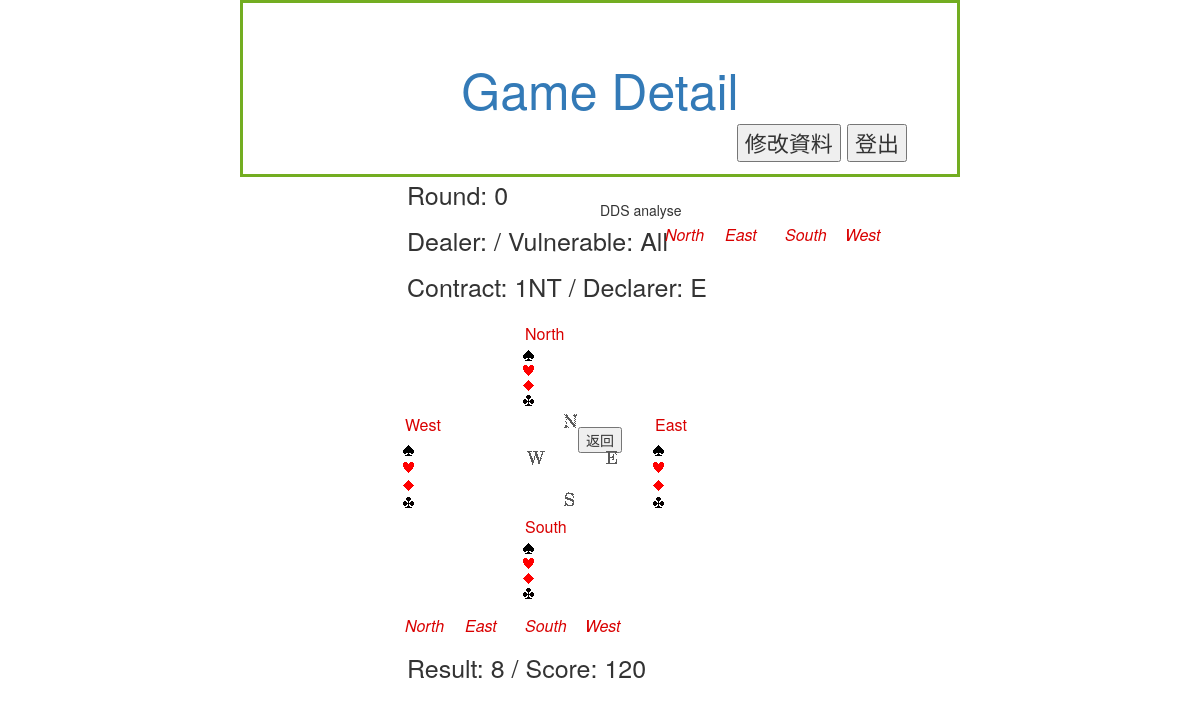
Page /DDS/90 on the committed database.
### Member/models.py (models this page shows, shortened)
class rounds(models.Model):
    T_id = models.ForeignKey('table', on_delete=models.CASCADE,null=True)
    bid = models.CharField(max_length = 100,null=True)    # 開喊位置+喊牌紀錄 Eg.(3,1NT,PS,3C,3S,4NT)
    leader = models.CharField(max_length = 1)      # 首引位置 N/E/S/W
    contract = models.CharField(max_length = 2)      #該局的王牌花色
    '''
    N   QJ85.AJ64.T85.J4
    E   AK42.75.Q63.9863
    S   T976.8.A942.KT52
    W   3.KQT932.KJ7.AQ7
    '''
    N = models.CharField(max_length = 38)
    E = models.CharField(max_length = 38)
    W = models.CharField(max_length = 38)
    S = models.CharField(max_length = 38)
    N_play = models.CharField(max_length = 38, null=True)
    E_play = models.CharField(max_length = 38, null=True)
    W_play = models.CharField(max_length = 38, null=True)
    S_play = models.CharField(max_length = 38, null=True)
    vulnerable = models.CharField(max_length = 4,null=True)    #None:0, NS:1, EW:2, All:3
    result = models.DecimalField(max_digits =2,decimal_places=0)
    declarer = models.CharField(max_length =1,null=True)  # N/S/E/W
    Rnum = models.DecimalField(max_digits=2,decimal_places=0,null=True)    #1~16
    score = models.CharField(max_length=100,null=True)   #declarer的得分
    Event = models.CharField(max_length=100,null=True)
    Site = models.CharField(max_length=100,null=True)
    Date = models.CharField(max_length=100,null=True)
    dds_result = models.CharField(max_length=60, null=True)  # 分析過的存進資料庫
    '''
    dds_result format: string{10 11 12 13 20 ... 53}
    # Use space to seperate each 2 digits numner
        N   E   S   W
    NT 10  11  12  13
    S  20  21  22  23
    H  30  31  32  33
    D  40  41  42  43
    C  50  51  52  53
    '''

### DDS/views.py (the view, shortened to what this page needs)
# urls.py: path('<int:R_id>', views.dds,name='dds')
def dds(request, R_id):
    try :
        round = rounds.objects.get(pk=R_id)
    except :
        print(str(R_id) + 'has no rounds')
    return render(request, "DDS/dds.html", locals())

### DDS/templates/DDS/dds.html (shortened to what this page needs)
{%extends 'Member/base.html'%}
{% load mod_tag %}
{% load divide_tag %}
{% load staticfiles %}
{%block title%}
    Game Detail
{%endblock%}
{%block user%}
        <input type="button" value="修改資料" onclick="location='/Member/modify/'">
        <input type="button" value="登出" onclick="location='/Member/logout/'">
{%endblock%}
{%block content%}
<div style="position:absolute;left:400px;font-size:25px;text-align:justify;">
    &nbsp;Round: {{round.Rnum}}<p></p>
    &nbsp;Dealer: {{dealer}} / Vulnerable: {{round.vulnerable}} <p></p>
    &nbsp;Contract: {{round.contract}} / Declarer: {{round.declarer}} <p></p>
    <table class="doc" cellspacing="1" cellpadding="3">
    <tr>
        <td width="120"></td>
        <td width="130"></td></tr>
    <tr><td></td>
        {% if round.vulnerable == 'All' or round.vulnerable == 'NS' %}<td class="vul">North</td>{%else%}<td class="novul">North</td>{%endif%}
        <td></td></tr>
    <tr><td></td>
        <td><img src="{% static  "DDS/img/0s.gif" %}" alt="s" width="13" height="11"/>{%for card in N.Spade%}&nbsp;{{card}}{%endfor%}</td>
        <td></td></tr>
    <tr><td></td>
        <td><img src="{% static  "DDS/img/0h.gif" %}" alt="h" width="13" height="11"/>{%for card in N.Hart%}&nbsp;{{card}}{%endfor%}</td>
        <td></td></tr>
    <tr><td></td>
        <td><img src="{% static  "DDS/img/0d.gif" %}" alt="d" width="13" height="11"/>{%for card in N.Diamond%}&nbsp;{{card}}{%endfor%}</td>
        <td></td></tr>
    <tr><td ></td>
        <td><img src="{% static  "DDS/img/0c.gif" %}" alt="c" width="13" height="11"/>{%for card in N.Club%}&nbsp;{{card}}{%endfor%}</td>
        <td></td></tr>
    <tr>{% if round.vulnerable == 'All' or round.vulnerable == 'EW' %}<td class="vul">West</td>{%else%}<td class="novul">West</td>{%endif%}
        <td rowspan="5" align="left"><img src="{% static  "DDS/img/t00x100e.gif" %}" class="blok" width="100" height="100" alt="I" /></td>
        {% if round.vulnerable == 'All' or round.vulnerable == 'EW' %}<td class="vul">East</td>{%else%}<td class="novul">East</td>{%endif%}</tr>
    <tr><td><img src="{% static  "DDS/img/0s.gif" %}" alt="s" width="13" height="11"/>{%for card in W.Spade%}&nbsp;{{card}}{%endfor%}</td>
        <td><img src="{% static  "DDS/img/0s.gif" %}" alt="s" width="13" height="11"/>{%for card in E.Spade%}&nbsp;{{card}}{%endfor%}</td></tr>
    <tr><td><img src="{% static  "DDS/img/0h.gif" %}" alt="h" width="13" height="11"/>{%for card in W.Hart%}&nbsp;{{card}}{%endfor%}</td>
        <td><img src="{% static  "DDS/img/0h.gif" %}" alt="h" width="13" height="11"/>{%for card in E.Hart%}&nbsp;{{card}}{%endfor%}</td></tr>
    <tr><td><img src="{% static  "DDS/img/0d.gif" %}" alt="d" width="13" height="11"/>{%for card in W.Diamond%}&nbsp;{{card}}{%endfor%}</td>
        <td><img src="{% static  "DDS/img/0d.gif" %}" alt="d" width="13" height="11"/>{%for card in E.Diamond%}&nbsp;{{card}}{%endfor%}</td></tr>
    <tr><td><img src="{% static  "DDS/img/0c.gif" %}" alt="c" width="13" height="11"/>{%for card in W.Club%}&nbsp;{{card}}{%endfor%}</td>
        <td><img src="{% static  "DDS/img/0c.gif" %}" alt="c" width="13" height="11"/>{%for card in E.Club%}&nbsp;{{card}}{%endfor%}</td></tr>
    <tr><td></td>
        {% if round.vulnerable == 'All' or round.vulnerable == 'NS' %}<td class="vul">South</td>{%else%}<td class="novul"></td>{%endif%}
        <td></td></tr>
    <tr><td></td>
        <td><img src="{% static  "DDS/img/0s.gif" %}" alt="s" width="13" height="11"/>{%for card in S.Spade%}&nbsp;{{card}}{%endfor%}</td>
        <td></td></tr>
    <tr><td></td>
        <td><img src="{% static  "DDS/img/0h.gif" %}" alt="h" width="13" height="11"/>{%for card in S.Hart%}&nbsp;{{card}}{%endfor%}</td>
        <td></td></tr>
    <tr><td></td>
        <td><img src="{% static  "DDS/img/0d.gif" %}" alt="d" width="13" height="11"/>{%for card in S.Diamond%}&nbsp;{{card}}{%endfor%}</td>
        <td></td></tr>
    <tr><td></td>
        <td><img src="{% static  "DDS/img/0c.gif" %}" alt="c" width="13" height="11"/>{%for card in S.Club%}&nbsp;{{card}}{%endfor%}</td>
        <td></td></tr></table>
    <table>
        <tr>
            {% if round.vulnerable == 'All' or round.vulnerable == 'NS' %}<td class="vul" width='60'><i>North</i></td>{%else%}<td class="novul" width='60'>North</td>{%endif%}
            {% if round.vulnerable == 'All' or round.vulnerable == 'EW' %}<td class="vul" width='60'><i>East</i></td>{%else%}<td class="novul" width='60'>East</td>{%endif%}
            {% if round.vulnerable == 'All' or round.vulnerable == 'NS' %}<td class="vul" width='60'><i>South</i></td>{%else%}<td class="novul" width='60'>South</td>{%endif%}
            {% if round.vulnerable == 'All' or round.vulnerable == 'EW' %}<td class="vul" width='60'><i>West</i></td>{%else%}<td class="novul" width='60'>West</td>{%endif%}
        </tr>
    </table>
    <p></p>&nbsp;Result: {{round.result}} / Score: {{round.score}} <p></p>
</div>
{%endblock%}
{%block right%}
<table>DDS analyse
    <tr><td width='60'></td>
        {% if round.vulnerable == 'All' or round.vulnerable == 'NS' %}<td class="vul" width='60'><i>North</i></td>{%else%}<td class="novul" width='60'>North</td>{%endif%}
        {% if round.vulnerable == 'All' or round.vulnerable == 'EW' %}<td class="vul" width='60'><i>East</i></td>{%else%}<td class="novul" width='60'>East</td>{%endif%}
        {% if round.vulnerable == 'All' or round.vulnerable == 'NS' %}<td class="vul" width='60'><i>South</i></td>{%else%}<td class="novul" width='60'>South</td>{%endif%}
        {% if round.vulnerable == 'All' or round.vulnerable == 'EW' %}<td class="vul" width='60'><i>West</i></td>{%else%}<td class="novul" width='60'>West</td>{%endif%}
    </tr>
</table>
{%endblock%}

### DDS/templates/DDS/dds.html (style rules this page uses)
html { font-family:Calibri;font-size:16px; }
table { border-collapse:collapse; }
td { padding:2px; }
td.vul { color:#D90000;margin:0px;padding:3px 5px 3px 5px; }

### rows in the picture
rounds: Rnum "0", vulnerable "All", contract "1NT", declarer "E", result "8", score "120"
